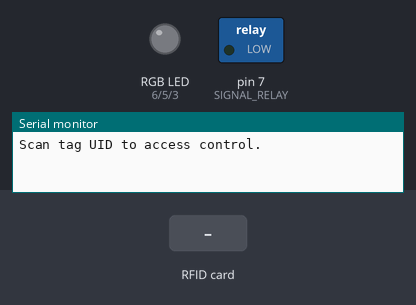
Simulated run of this sketch. Board: Arduino Uno, built with avr-gcc and run on an emulated ATmega328P. Shown: switched loads named in the sketch (green lamp = pin HIGH), an RGB LED mixed from three pins (HIGH = lit), the last lines printed to the serial monitor. The test bench sets the inputs (shaded band). Dim RGB values are drawn brighter than linear; pins used as bus, display or sensor lines are not drawn.

Above: at 1.2 s.
1.3 s: RFID card 79 B8 FB A2 held to the reader
At 1.9 s:
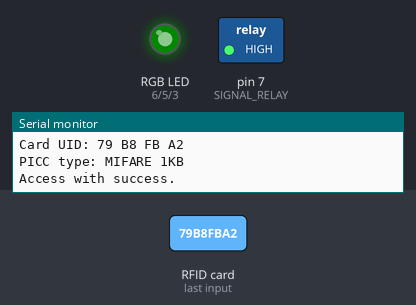
4.3 s: RFID card 5E 7A 19 C4 held to the reader
At 4.7 s:
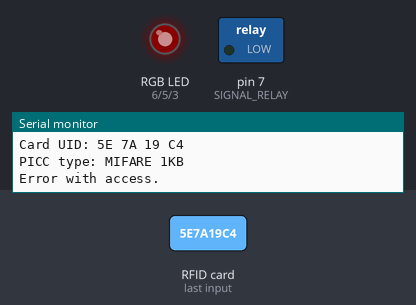
6.3 s: RFID card D9 67 FD A2 held to the reader
At 7.5 s:
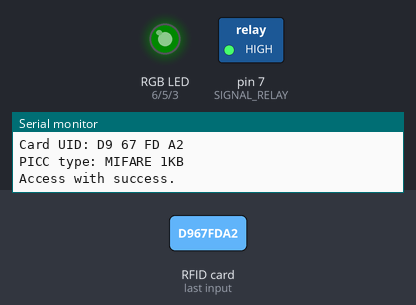
Timing chart, 0 to 9.8 s (numbered marks = the images above; inputs shaded):
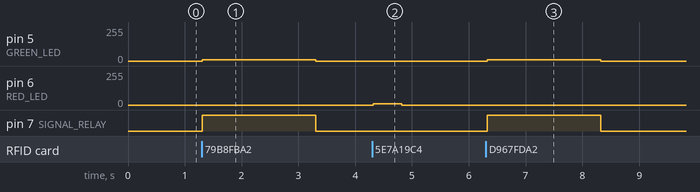

The sketch:

AccessControl.ino
```cpp
/**
 * -----------------------------------------------------------------------------------------
 * This uses MFRC522 library (https://github.com/miguelbalboa/rfid)
 * Example to ACCESS CONTROL by Everton P. Cruz (www.everton.mat.br)
 *
 * Typical pin layout used to module RFID:
 * -----------------------------------------------------------------------------------------
 *             MFRC522      Arduino       Arduino   Arduino    Arduino          Arduino
 *             Reader/PCD   Uno/101       Mega      Nano v3    Leonardo/Micro   Pro Micro
 * Signal      Pin          Pin           Pin       Pin        Pin              Pin
 * -----------------------------------------------------------------------------------------
 * VCC         3.3 V        3.3 V         3.3 V     3.3 V
 * GND         GND          GND           GND       GND        GND              GND
 * RST/Reset   RST          9             5         D9         RESET/ICSP-5     RST
 * SPI SS      SDA(SS)      10            53        D10        10               10
 * SPI MOSI    MOSI         11 / ICSP-4   51        D11        ICSP-4           16
 * SPI MISO    MISO         12 / ICSP-1   50        D12        ICSP-1           14
 * SPI SCK     SCK          13 / ICSP-3   52        D13        ICSP-3           15
 *
 * Pin used to module Relay:
 * -----------------------------------------------------------------------------------------
 * Signal     Relay Pin     Arduino
 * VCC        5 V           5 V
 * GND        GND           GND
 * SIGNAL     S             4
 */

#include <SPI.h>
#include <MFRC522.h>

#define RST_PIN          9           // Configurable, see typical pin layout above
#define SS_PIN           10          // Configurable, see typical pin layout above
#define SIGNAL_RELAY     7           // pin control relay
#define RED_LED          6           // pin RED led
#define GREEN_LED        5           // pin GREEN led
#define BLUE_LED         3           // pin BLUE led

#define DELAY_RELAY      2000        // delay in miliseconds
#define DELAY_STATE      500         // delay in miliseconds

const byte OK[3]     = { 0, 10, 0};
const byte NOT_OK[3] = {10,  0, 0};

unsigned int quant_tags       = 4;
unsigned int size_uid         = 4;
unsigned int uid_access[4][4] = {
                                  {0x79, 0xB8, 0xFB, 0xA2},
                                  {0xD9, 0x67, 0xFD, 0xA2},
                                  {0x32, 0x91, 0xFF, 0xCC},
                                  {0x65, 0xF9, 0xB7, 0xFA}
                                 };

MFRC522 mfrc522(SS_PIN, RST_PIN);   // Create MFRC522 instance.

// * Helper routine to dump a byte array as hex values to Serial * //
void dump_byte_array( byte *buffer, byte bufferSize ){
  for( byte i = 0; i < bufferSize; i++ ){
    Serial.print( buffer[i] < 0x10 ? " 0" : " " );
    Serial.print( buffer[i], HEX );
  }
}

bool compare( byte *buffer, byte bufferSize ){
  bool state = false;

  if( bufferSize == size_uid ){
    for( byte i = 0; i< quant_tags; i++ ){
      state = true;
      for( byte j = 0; j < bufferSize; j++ ){
        if( uid_access[i][j] != buffer[j] ){
          state = state && false;
          break;
        }
      }
      if( state ){
        return true;
      }
    }
  }

  return false;
}

void setup() {
  Serial.begin( 9600 ); // Initialize serial communications with the PC
  while( !Serial );     // Do nothing if no serial port is opened (added for Arduinos based on ATMEGA32U4)
  SPI.begin();          // Init SPI bus
  mfrc522.PCD_Init();   // Init MFRC522 card

  pinMode( SIGNAL_RELAY, OUTPUT );
  pinMode( RED_LED, OUTPUT );
  pinMode( GREEN_LED, OUTPUT );
  pinMode( BLUE_LED, OUTPUT );

  digitalWrite( SIGNAL_RELAY, LOW );
  digitalWrite( RED_LED, LOW );
  digitalWrite( GREEN_LED, LOW );
  digitalWrite( BLUE_LED, LOW );

  Serial.println( F("Scan tag UID to access control." ) );
  Serial.println();
}

void loop() {
  // Reset the loop if no new card present on the sensor/reader. This saves the entire process when idle.
  if( ! mfrc522.PICC_IsNewCardPresent() )
    return;

  // Select one of the cards
  if( ! mfrc522.PICC_ReadCardSerial() )
    return;

  // Show some details of the PICC (that is: the tag/card)
  Serial.print( F("Card UID:") );
  dump_byte_array( mfrc522.uid.uidByte, mfrc522.uid.size );
  Serial.println();
  Serial.print( F("PICC type: ") );
  MFRC522::PICC_Type piccType = mfrc522.PICC_GetType( mfrc522.uid.sak );
  Serial.println( mfrc522.PICC_GetTypeName(piccType) );

  // Check for compatibility
  if(     piccType != MFRC522::PICC_TYPE_MIFARE_MINI
      &&  piccType != MFRC522::PICC_TYPE_MIFARE_1K
      &&  piccType != MFRC522::PICC_TYPE_MIFARE_4K) {
    Serial.println( F("This sample only works with MIFARE Classic cards.") );
    return;
  }

  if( compare( mfrc522.uid.uidByte, mfrc522.uid.size ) ){
    digitalWrite( SIGNAL_RELAY, HIGH );

    Serial.println( F("Access with success.") );

    analogWrite( RED_LED,   OK[0] );
    analogWrite( GREEN_LED, OK[1] );
    analogWrite( BLUE_LED,  OK[2] );

    delay( DELAY_RELAY );

    digitalWrite( RED_LED,   LOW );
    digitalWrite( GREEN_LED, LOW );
    digitalWrite( BLUE_LED,  LOW );

    digitalWrite( SIGNAL_RELAY, LOW );
  }
  else{
    Serial.println( F("Error with access.") );
    analogWrite( RED_LED,   NOT_OK[0] );
    analogWrite( GREEN_LED, NOT_OK[1] );
    analogWrite( BLUE_LED,  NOT_OK[2] );

    delay( DELAY_STATE );

    digitalWrite( RED_LED,   LOW );
    digitalWrite( GREEN_LED, LOW );
    digitalWrite( BLUE_LED,  LOW );
  }

  // Halt PICC
  mfrc522.PICC_HaltA();
  // Stop encryption on PCD
  //mfrc522.PCD_StopCrypto1();

  Serial.println();
}
```

Measured:
- after the input at 1.3 s, pin 5 (GREEN_LED): 0/255 → 10/255 at once, → 0/255 2.0 s later; pin 7 (SIGNAL_RELAY): LOW → HIGH at once, → LOW 2.0 s later
- after the input at 4.3 s, pin 6 (RED_LED): 0/255 → 10/255 at once, → 0/255 0.50 s later
- after the input at 6.3 s, pin 5 (GREEN_LED): 0/255 → 10/255 at once, → 0/255 2.0 s later; pin 7 (SIGNAL_RELAY): LOW → HIGH at once, → LOW 2.0 s later
